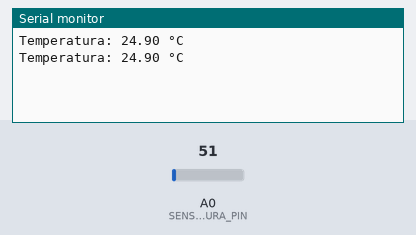
The sketch below on a simulated Arduino Uno, built with avr-gcc and run on an emulated ATmega328P. Parts: the last lines printed to the serial monitor. The test bench sets the inputs (shaded band); at power-on: A0 (SENSOR_TEMPERATURA_PIN) = 51.

Above: at 1.8 s.
1.9 s: A0 (SENSOR_TEMPERATURA_PIN) set to 61
At 2.8 s:
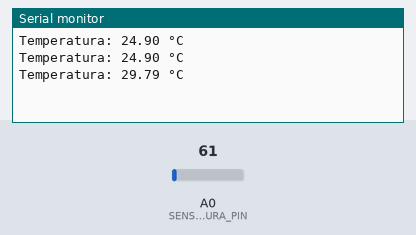
3.4 s: A0 (SENSOR_TEMPERATURA_PIN) set to 71
At 4.5 s:
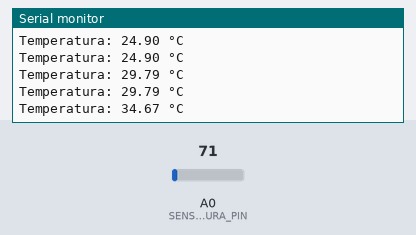
Timing chart, 0 to 6.4 s (numbered marks = the images above; inputs shaded):
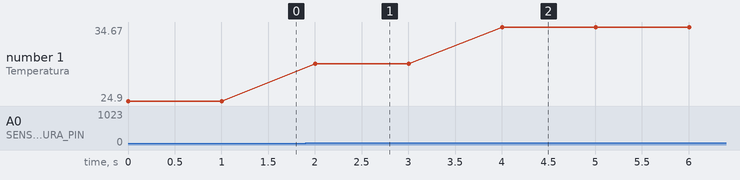

The sketch:

exercicio08.ino
```cpp
const int SENSOR_TEMPERATURA_PIN = A0;

void setup() {

  Serial.begin(9600);
}

void loop() {
  // leitura da tensão no pino do sensor de temperatura
  int tensaoSensor = analogRead(SENSOR_TEMPERATURA_PIN);

  // conversao da tensão para temperatura em graus Celsius
  float temperaturaCelsius = (tensaoSensor * 5.0 / 1024.0) * 100.0;


  Serial.print("Temperatura: ");
  Serial.print(temperaturaCelsius);
  Serial.println(" °C");


  delay(1000);
}
```

Measured:
- after the input at 1.9 s, the serial monitor: prints a new line after 0.10 s (image 1)
- after the input at 3.4 s, the serial monitor: prints a new line after 0.60 s (image 2)
- plotted number 1: 24.9 → 29.79 after the input at 1.9 s, 29.79 → 34.67 after the input at 3.4 s
